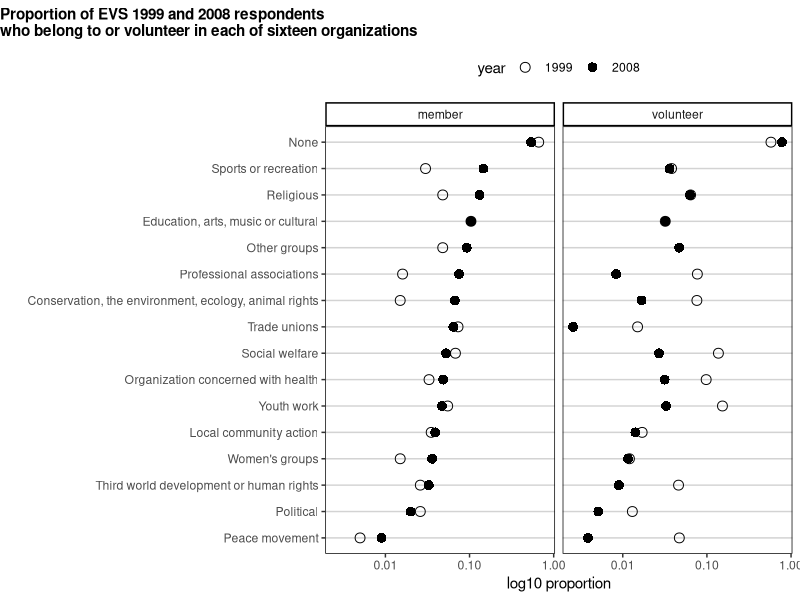

The R source for this figure:
## ---- chunk 1
setwd("/Users/hotdog2/class/data viz/hw 3")
## ---- chunk 2
library(foreign)
library(reshape2)
library(memisc)
pdt <- data.table:::print.data.table

setwd("/Users/hotdog2/class/data viz/hw 3")

d1999 <- read.dta("ZA3777_v3-0-1.dta")
d2008 <- read.dta("ZA4752_v1-0-0.dta")

## Checking out the structure of the file

dim(d1999)
dim(d2008)

head(names(d1999), 20)
head(names(d2008), 20)

pdt(d1999[1:5, 1:8])
pdt(d2008[1:5, 1:14])

unique(d2008$year) # just checking, 2008/2009 difference looked suspicious

## Saving the columns I want and dumping the rest

select <- function(...) paste0("v", unlist(lapply(as.list(sys.call())[-1], eval)))
a99 <- select(12:27)
b99 <- select(30:45)
a08 <- select(10:25)
b08 <- select(28:43)
# c(length(a99), length(b99), length(a08), length(b08))
# 16 categories

d1999 <- d1999[, c("id_cocas", "year", a99, b99)]
d2008 <- d2008[, c("id_cocas", "year", a08, b08, "f25", "f43")]
## ---- chunk 3
knitr::kable(rbind("belong to" = table(d2008$f25),"work for" = table(d2008$f43)))
## ---- chunk 4
reset <- function() {
  d1999 <<- read.dta("ZA3777_v3-0-1.dta")
  d2008 <<- read.dta("ZA4752_v1-0-0.dta")

  d1999 <<- d1999[, c("id_cocas", "year", a99, b99)]
  d2008 <<- d2008[, c("id_cocas", "year", a08, b08, "f25", "f43")]
}
# for fixing stuff in case I mess up

categories <- c(
  "Social welfare",
  "Religious",
  "Education, arts, music or cultural",
  "Trade unions",
  "Political",
  "Local community action",
  "Third world development or human rights",
  "Conservation, the environment, ecology, animal rights",
  "Professional associations",
  "Youth work",
  "Sports or recreation",
  "Women's groups",
  "Peace movement",
  "Organization concerned with health",
  "Other groups",
  "None"
  )
varnames <- apply(expand.grid(categories, c("A", "B")), 1, paste, collapse = "_")

names(d1999)[seq.int(3, length.out=2*16)] <- varnames

names(d2008)[seq.int(3, length.out=2*16)] <- c(varnames)
d2008$f25 <- d2008$f43 <- NULL
d2008$year <- 2008

calc_proportions <- function(x) {
  x <- as.character(x)
  x[x %nin% c("mentioned", "not mentioned")] <- NA
  x[x == "mentioned"] <- 1
  x[x == "not mentioned"] <- 0
  x <- as.numeric(x)
  mean(x, na.rm = TRUE)
}

melt_and_split <- function(DF) {
  DF <- melt(DF, id.vars = "year",
             variable.name = "category", value.name = "proportion")
  # it's not a "proportion" column yet, but it will be
  tmp <- do.call(rbind, strsplit(as.character(DF$category), "_"))
  DF[c("category", "question")] <- tmp
  DF
}

calc_melt_split <- function(DF) {
  out <- c(year = as.character(DF$year[1]), lapply(DF[-(1:2)], calc_proportions))
  out <- melt_and_split(data.frame(out, check.names = FALSE))
  out$question <- recode(out$question, "member" <- "A", "volunteer" <- "B")
  out
}

d <- rbind(calc_melt_split(d1999), calc_melt_split(d2008))
pdt(d, 5)
## ---- chunk 5
library(grid)
library(ggplot2)

d$year <- factor(d$year)

ord <- order(d[d$year == "2008" & d$question == "member", "proportion"])
d$category <- factor(d$category, levels = unique(d$category)[ord])

g <- ggplot(d, aes(x = proportion, y = category)) +
  geom_point(aes(shape = year), color = NA) +
  geom_hline(aes(yintercept = as.numeric(category)), color = "lightgray") +
  geom_point(aes(shape = year), size = 3) +
  scale_x_log10() +
  scale_shape_manual(values = c(1, 16)) +
  facet_grid(~ question) +
  theme_classic() + theme(
    axis.line = element_line(color = NA),
    legend.position = "top",
    panel.border = element_rect(fill = NA),
    plot.title = element_text(size = 11, face = "bold")
    ) +
  ylab("") + xlab("log10 proportion") +
  ggtitle("Proportion of EVS 1999 and 2008 respondents\nwho belong to or volunteer in each of sixteen organizations")

## Draw the graph with the title centered properly
# from http://stackoverflow.com/a/10976398/2954547
gt <- ggplot_gtable(ggplot_build(g))
gt$layout[which(gt$layout$name == "title"), c("l", "r")] <- c(1, max(gt$layout$r))
plot.new()
grid.draw(gt)
